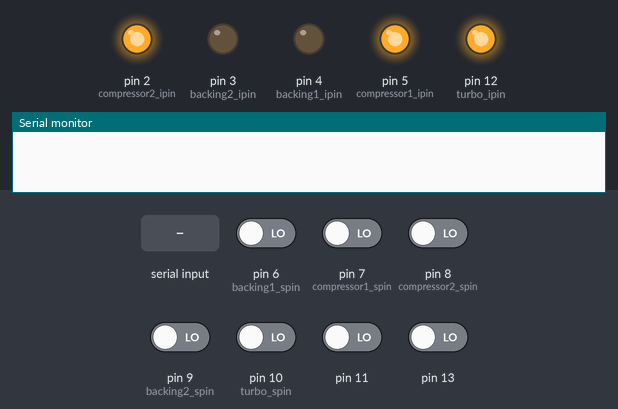
Bench run of a sketch on a simulated Arduino Uno, built with avr-gcc and run on an emulated ATmega328P. On the bench: output pins drawn as LEDs (lit = HIGH), the last lines printed to the serial monitor. Inputs (shaded band) come from the test bench; at power-on: pin 6 (backing1_spin), pin 7 (compressor1_spin), pin 8 (compressor2_spin), pin 9 (backing2_spin), pin 10 (turbo_spin), pin 11, pin 13 LOW.

Above: at 1.2 s.
1.3 s: "?\n" received over Serial
2.8 s: byte 83 ('S') received over Serial
4.3 s: byte 73 ('I') received over Serial
5.8 s: byte 68 ('D') received over Serial
7.3 s: byte 82 ('R') received over Serial
At 8.0 s:
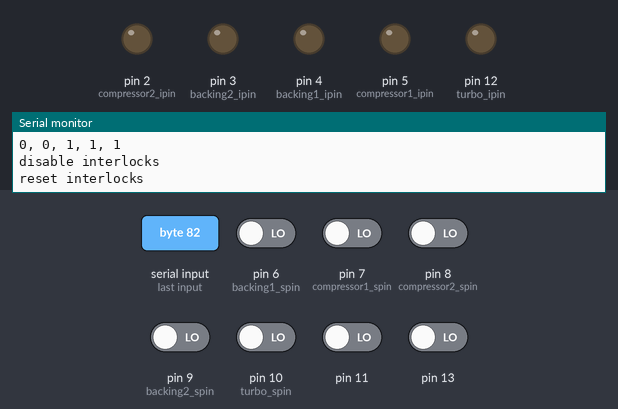
8.8 s: byte 69 ('E') received over Serial
At 9.1 s:
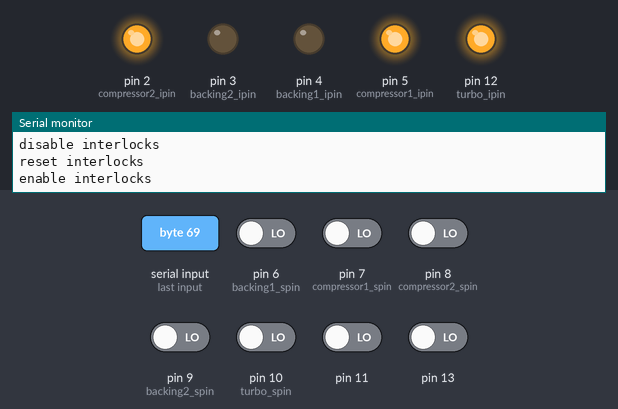
Timing chart, 0 to 11.3 s (numbered marks = the images above; inputs shaded):
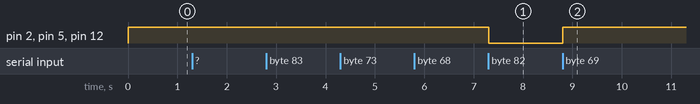

The sketch:

RelayCTRLRev1.ino
```cpp
// Pin definitions
const int compressor1_ipin = 5;
const int compressor1_spin = 7;

const int compressor2_ipin = 2;
const int compressor2_spin = 8;

const int backing1_ipin = 4;
const int backing1_spin = 6;

const int backing2_ipin = 3;
const int backing2_spin = 9;

const int turbo_ipin = 12;
const int turbo_spin = 10;

const int ig_relay = 11;
const int cg_relay = 13;


class Interlock
{
  int ipin;
  int spin;
  int state;
  bool i_active_high;
  bool s_active_high;

  public:
  Interlock(int _ipin, int _spin, int _state, bool _i_active_high, bool _s_active_high)
  {
    ipin = _ipin;
    spin = _spin;
    pinMode(ipin, OUTPUT);
    pinMode(spin, INPUT);
    state = _state;
    i_active_high = _i_active_high;
    s_active_high = _s_active_high;
  }

  void Trip()
  {
    if (state == LOW)
    {
      digitalWrite(ipin, i_active_high);
    }
    state = HIGH;
  }

  void Release()
  {
    if (state == HIGH)
    {
      digitalWrite(ipin, !i_active_high);
    }
    state = LOW;
  }

  int GetIState()
  {
    return state;
  }

  int GetSState()
  {
    if (s_active_high == true)
    {
      return digitalRead(spin);
    }
    else
    {
      return !digitalRead(spin);
    }
  }
};

class State
{
  int pin;
  bool active_high;

  public:
  State(int _pin, bool _active_high)
  {
    pin = _pin;
    pinMode(pin, INPUT);
    active_high = _active_high;
  }

  int GetState()
  {
    if (active_high == true) {
      return digitalRead(pin);
    }
    else {
      return !digitalRead(pin);
    }
  }
};

Interlock backing1_interlock(backing1_ipin, backing1_spin, LOW, true, true);
Interlock backing2_interlock(backing2_ipin, backing2_spin, LOW, true, true);
Interlock compressor1_interlock(compressor1_ipin, compressor1_spin, LOW, true, true);
Interlock compressor2_interlock(compressor2_ipin, compressor2_spin, LOW, true, true);
Interlock turbo_interlock(turbo_ipin, turbo_spin, LOW, true, true);

State ig(ig_relay, true);
State cg(cg_relay, true);

int enable = HIGH;

void setup() {
  Serial.begin(9600);
}

void loop() {
  handleSerial();
  if (enable == HIGH){
    handleInterlock();
  }
}

void handleInterlock()
{
  if ((ig.GetState() == LOW) || (cg.GetState() == LOW)) {
    compressor1_interlock.Trip();
    compressor2_interlock.Trip();
    if (cg.GetState() == LOW){
      turbo_interlock.Trip();
    }
  }
  else {
    compressor1_interlock.Release();
    compressor2_interlock.Release();
    turbo_interlock.Release();
  }
}

void releaseInterlocks(){
  backing1_interlock.Release();
  backing2_interlock.Release();
  compressor1_interlock.Release();
  compressor2_interlock.Release();
  turbo_interlock.Release();
}

void printSerialH(){
  Serial.print("Set HIGH");
  Serial.print("\n");
}

void printSerialL(){
  Serial.print("Set LOW");
  Serial.print("\n");
}

void SerialStatePrint(){
  Serial.print(backing1_interlock.GetSState());
  Serial.print(", ");
  Serial.print(backing2_interlock.GetSState());
  Serial.print(", ");
  Serial.print(compressor1_interlock.GetSState());
  Serial.print(", ");
  Serial.print(compressor2_interlock.GetSState());
  Serial.print(", ");
  Serial.print(turbo_interlock.GetSState());
  Serial.print(", ");
  Serial.print(ig.GetState());
  Serial.print(", ");
  Serial.print(cg.GetState());
  Serial.print("\n");
}

void SerialInterlockPrint(){
  Serial.print(backing1_interlock.GetIState());
  Serial.print(", ");
  Serial.print(backing2_interlock.GetIState());
  Serial.print(", ");
  Serial.print(compressor1_interlock.GetIState());
  Serial.print(", ");
  Serial.print(compressor2_interlock.GetIState());
  Serial.print(", ");
  Serial.print(turbo_interlock.GetIState());
  Serial.print("\n");
}

void SerialInfoPrint() {
  Serial.print("S : print device state (Ok/Fail)\n");
  Serial.print("{backing 1}, {backing 2}, {compressor 1}, {compressor 2}, {turbo}, {ig}, {cg}\n");
  Serial.print("I : print interlock state (Interlocked/Off)\n");
  Serial.print("{backing 1}, {backing 2}, {compressor 1}, {compressor 2}, {turbo}\n");
  Serial.print("E : enable interlock system\n");
  Serial.print("D : disable interlock system\n");
}

void handleSerial() {
  while (Serial.available() > 0) {
    char cmd = Serial.read();
    switch (cmd) {
      case '?':
        SerialInfoPrint();
        break;
      case 'S':
        SerialStatePrint();
        break;
      case 'I':
        SerialInterlockPrint();
        break;
      case 'D':
        enable = LOW;
        Serial.print("disable interlocks\n");
        break;
      case 'E':
        enable = HIGH;
        Serial.print("enable interlocks\n");
        break;
      case 'R':
        Serial.print("reset interlocks\n");
        releaseInterlocks();
        break;
    }
  }
}
```

Measured:
- after the input at 7.3 s, pin 2 (compressor2_ipin), pin 5 (compressor1_ipin), pin 12 (turbo_ipin): HIGH → LOW at once
- after the input at 8.8 s, pin 2 (compressor2_ipin), pin 5 (compressor1_ipin), pin 12 (turbo_ipin): LOW → HIGH at once
